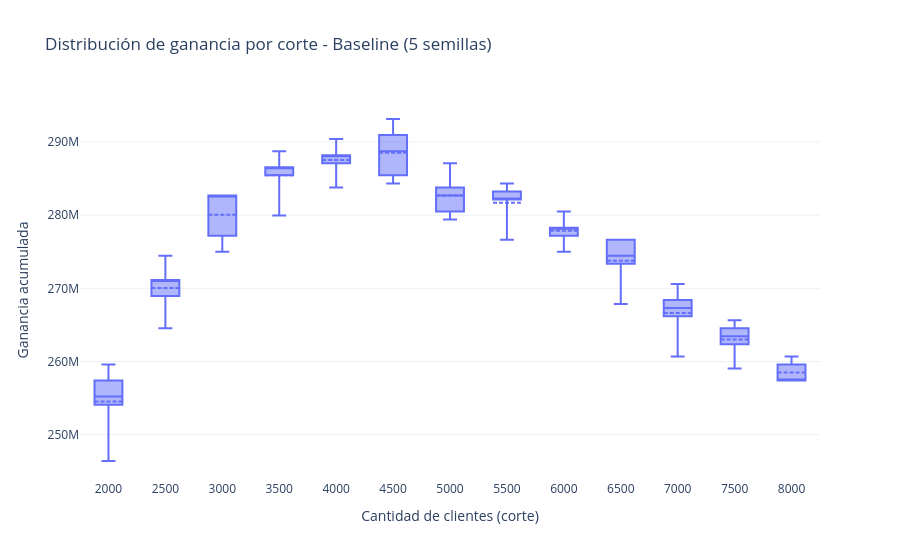

Write notebook code for a chart like this one.
### Markdown cell above
##### Boxplot de Ganancia por Corte en Octubre (5 Semillas)

### Code cell
# Boxplot de la ganancia por corte, con las 5 semillas y los percentiles 25 y 75 (q1 y q3) para las cajas

import plotly.graph_objects as go

# Estadísticas por corte sobre las 5 semillas, más q1 y q3 (percentiles 25 y 75) para las cajas
estadisticas_cortes = (
    df_ganancia_cortes.groupby('corte')['ganancia']
    .agg(['mean', 'std', 'min', 'max', 'median',
          lambda x: x.quantile(0.25), lambda x: x.quantile(0.75)])
)
estadisticas_cortes.columns = ['mean', 'std', 'min', 'max', 'median', 'q1', 'q3']

fig = go.Figure()

# Un boxplot por corte, armado con las estadísticas ya calculadas
fig.add_trace(go.Box(
    x=[str(c) for c in estadisticas_cortes.index],         # corte como texto: cada uno es una caja separada
    q1=estadisticas_cortes['q1'],                          # borde inferior de la caja
    median=estadisticas_cortes['median'],                  # línea del medio
    q3=estadisticas_cortes['q3'],                          # borde superior de la caja
    lowerfence=estadisticas_cortes['min'],                 # bigote inferior: mínimo de las 5 semillas
    upperfence=estadisticas_cortes['max'],                 # bigote superior: máximo de las 5 semillas
    mean=estadisticas_cortes['mean'],                      # media (línea punteada)
    sd=estadisticas_cortes['std'],
    boxmean=True,
))

fig.update_layout(
    title=f'Distribución de ganancia por corte - Baseline ({n_semillas_test} semillas)',
    xaxis_title='Cantidad de clientes (corte)',
    yaxis_title='Ganancia acumulada',
    template='plotly_white'
)

fig.show()

### Figure 1 — Plotly figure (JSON) as saved in the notebook; plotly's stock layout.template omitted (floating-point values rounded to 4 significant figures)
{"data": [{"boxmean": true, "lowerfence": [246400000, 264550000, 275000000, 279950000, 283800000, 284350000, 279400000, 276650000, 275000000, 267850000, 260700000, 259050000, 257400000], "mean": [254500000.0, 270000000.0, 280100000.0, 285400000.0, 287500000.0, 288500000.0, 282700000.0, 281700000.0, 277900000.0, 273800000.0, 266600000.0, 263000000.0, 258500000.0], "median": [255200000.0, 271200000.0, 282700000.0, 286600000.0, 288200000.0, 288800000.0, 282700000.0, 282200000.0, 278300000.0, 274400000.0, 267300000.0, 263400000.0, 257400000.0], "q1": [254100000.0, 269000000.0, 277200000.0, 285400000.0, 287100000.0, 285400000.0, 280500000.0, 282200000.0, 277200000.0, 273400000.0, 266200000.0, 262400000.0, 257400000.0], "q3": [257400000.0, 271200000.0, 282700000.0, 286600000.0, 288200000.0, 291000000.0, 283800000.0, 283200000.0, 278300000.0, 276600000.0, 268400000.0, 264600000.0, 259600000.0], "sd": [5017000.0, 3648000.0, 3698000.0, 3300000.0, 2410000.0, 3681000.0, 3012000.0, 2972000.0, 1998000.0, 3615000.0, 3698000.0, 2532000.0, 1556000.0], "type": "box", "upperfence": [259600000, 274450000, 282700000, 288750000, 290400000, 293150000, 287100000, 284350000, 280500000, 276650000, 270600000, 265650000, 260700000], "x": ["2000", "2500", "3000", "3500", "4000", "4500", "5000", "5500", "6000", "6500", "7000", "7500", "8000"]}], "layout": {"title": {"text": "Distribución de ganancia por corte - Baseline (5 semillas)"}, "xaxis": {"title": {"text": "Cantidad de clientes (corte)"}}, "yaxis": {"title": {"text": "Ganancia acumulada"}}}}
